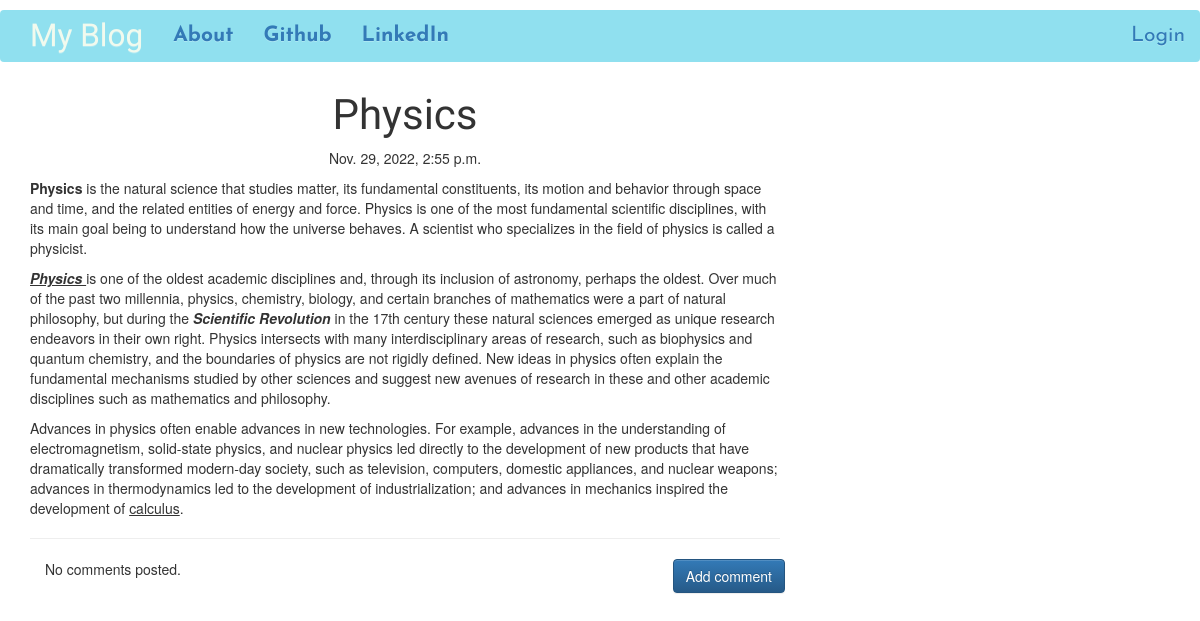
The app's page /post/4 with its own data.
### blog_app/models.py (models this page shows, shortened)
class Post(models.Model):
    author = models.ForeignKey('auth.User')
    title = models.CharField(max_length=200)
    text = models.TextField()
    created_date = models.DateTimeField(default=timezone.now)
    published_date = models.DateTimeField(blank=True, null=True)

### blog_app/views.py (the view)
# urls.py: url(r'^post/(?P<pk>\d+)$', views.PostDetailView.as_view(), name='post_detail'),
class PostDetailView(DetailView):
    model = Post

### blog_app/templates/blog_app/post_detail.html (shortened to what this page needs)
{% extends 'blog_app/base.html' %}
{% block content %}
        <h1 class='posttitle loader'>{{ post.title }}</h1>
        {% if post.published_date %}
            <div class="date postdate">
                {{ post.published_date }}
            </div>
        {% else %}
            <a class="btn btn-default" href="{% url 'post_publish' pk=post.pk %}">Publish</a>
        {% endif %}
      <p class='postcontent' >{{ post.text|safe|linebreaksbr }}</p>
  <hr>
  <a class="btn btn-primary btn-comment" href="{% url 'add_comment_to_post' pk=post.pk %}">Add comment</a>
  <div class="container">
  {% for comment in post.comments.all %}
  <br>
      {% if user.is_authenticated or comment.approved_comment %}
              {{ comment.created_date }}
              {% if not comment.approved_comment %}
                  <a class="btn btn-default" href="{% url 'comment_remove' pk=comment.pk %}"><span class="glyphicon glyphicon-remove"></span></a>
                  <a class="btn btn-default" href="{% url 'comment_approve' pk=comment.pk %}"><span class="glyphicon glyphicon-ok"></span></a>
              {% endif %}
          <p>{{ comment.text|safe|linebreaks }}</p>
          <p>Posted by: <strong>{{ comment.author }}</strong></p>
      {% endif %}
  {% empty %}
      <p>No comments posted.</p>
  {% endfor %}
</div>
{% endblock %}

### blog_app/static/css/blog_app.css (style rules this page uses)
.postdate { text-align:center; }
.posttitle { font-family: 'Lilita One'; font-size: 3em ; text-align:center; }
.postcontent { font-size: 1.5em; }
.btn-comment { position: absolute; right: 10px; }
.loader { filter:hue-rotate(0deg); color:linear-gradient(45deg,#0f8,#08f); animation:hue 10000ms infinite linear; }

### records on screen
Post: title "Physics", published_date "Nov. 29, 2022, 2:55 p.m.", text "Physics is the natural science that studies matter, its fundamental constituents, its motion and behavior through space and time, and the related entities of energy and force. Physics is one of the most fundamental scientific disciplines, with its main goal being to understand how the universe behaves. A scientist who specializes in the field of physics is called a physicist. Physics is one of the oldest academic disciplines and, through its inclusion of astronomy, perhaps the oldest. Over much of the past two millennia, physics, chemistry, biology, and certain branches of mathematics were a part of natural philosophy, but during the Scientific Revolution in the 17th century these natural…"
